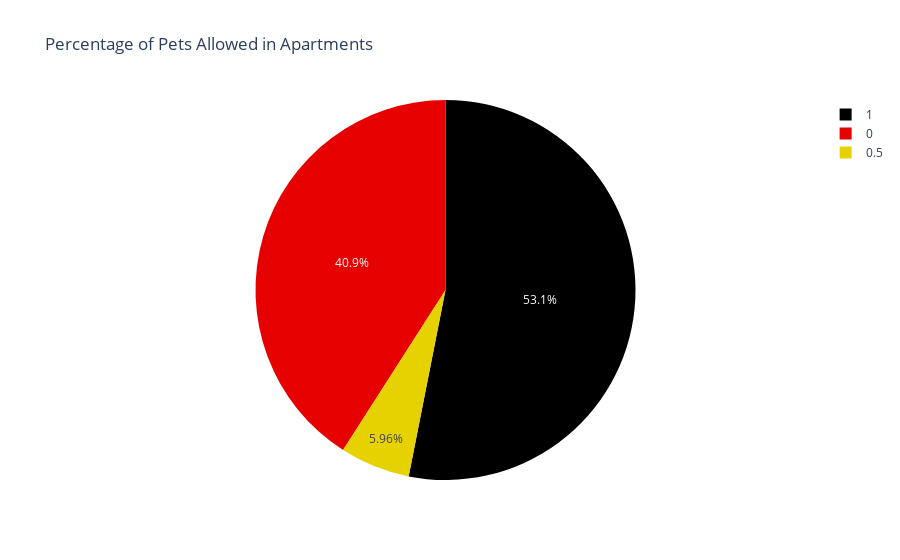

Source (notebook cell):
### Markdown cell above
Menggunakan plotly express untuk menampilkan visualisasi pie chart dengan nilai persentase yang baru dihitung dan labelnya berdasarkan pengelompokkan di awal.

### Code cell
fig3 = px.pie(apt_pet, names="pets_allowed", 
              values="percent", 
              title="Percentage of Pets Allowed in Apartments",
              hover_data=["id"], 
              color_discrete_sequence=px.colors.sequential.Blackbody)
fig3.show()

### Figure 1 — Plotly figure (JSON) as saved in the notebook; plotly's stock layout.template omitted (floating-point values rounded to 4 significant figures)
{"data": [{"customdata": [[4848], [3737], [544]], "domain": {"x": [0, 1], "y": [0, 1]}, "hovertemplate": "pets_allowed=%{label}<br>percent=%{value}<br>id=%{customdata[0]}<extra></extra>", "labels": [1, 0, 0.5], "legendgroup": "", "name": "", "showlegend": true, "type": "pie", "values": [53.11, 40.94, 5.959]}], "layout": {"legend": {"tracegroupgap": 0}, "piecolorway": ["rgb(0,0,0)", "rgb(230,0,0)", "rgb(230,210,0)", "rgb(255,255,255)", "rgb(160,200,255)"], "title": {"text": "Percentage of Pets Allowed in Apartments"}}}
